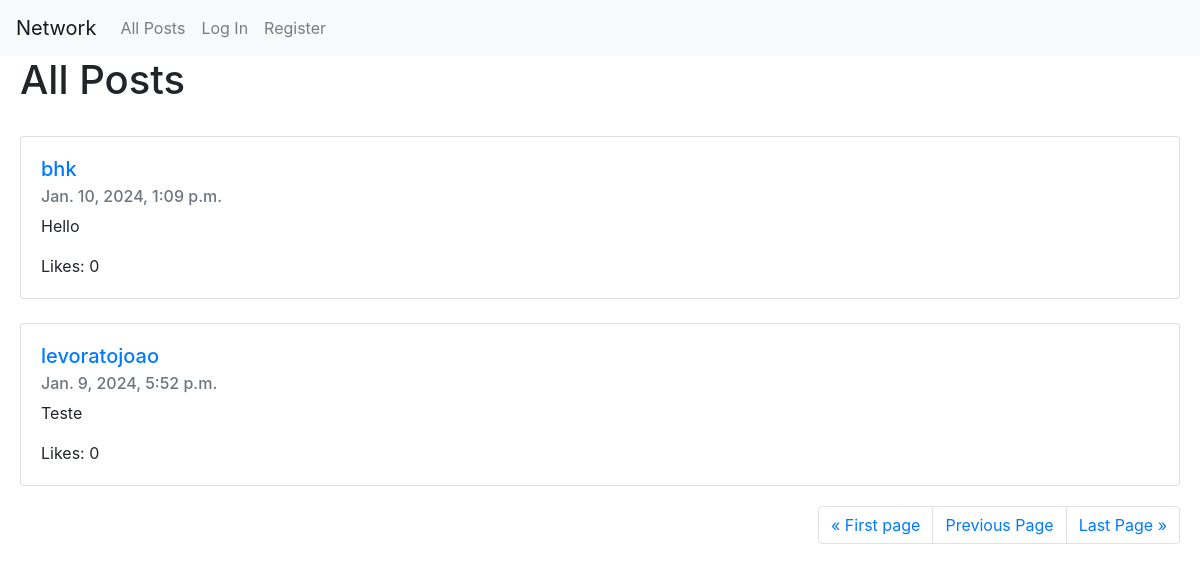
Screenshot of /?page=2 with the database file from the repository.
### network/models.py (models this page shows, shortened)
class Posts(models.Model):
    poster = models.ForeignKey(User, on_delete=models.CASCADE, blank=True, related_name="poster")
    content = models.TextField(max_length=500)
    creationDate = models.DateTimeField(auto_now_add=True, null=True, blank=True)
    likes = models.ManyToManyField(User, blank=True, null=True, related_name="likes")

class User(AbstractUser):
    pass

### network/views.py (the view)
# urls.py: path("", views.index, name="index"),
def index(request):
    posts = Posts.objects.order_by("-creationDate").all()
    paginator = Paginator(posts, 10)
    page_number = request.GET.get("page", 1)
    page_obj = paginator.get_page(page_number)
    return render(request, "network/index.html", {
        "posts": page_obj
    })

### network/templates/network/index.html (shortened to what this page needs)
{% extends 'network/layout.html' %}
{% block body %}
    <h1 style="margin-left: 20px;">All Posts</h1>
    <div id="posts" style="margin-left: 20px; margin-right: 20px;">
        {% for post in posts %}
        <br>
        <div class="card">
            <div class="card-body">
                <a id="profile" href="{% url 'profile' post.poster.username %}" class="card-link"><h5 class="card-title">{{ post.poster }}</h5></a>
                <h6 class="card-subtitle mb-2 text-muted">{{ post.creationDate }}</h6>
                <p class="card-text">{{ post.content }}</p>
                <p class="card-text">Likes: {{ post.lokes|length }}</p>
            </div>
        </div>
        {% endfor %}
    </div>
    <div id="pag-div" style="margin-right: 20px; margin-top: 20px;">
        <nav aria-label="Page navigation example">
            <ul class="pagination justify-content-end">
                <li class="page-item"><a class="page-link" href="?page=1">&laquo; First page</a></li>
                {% if posts.has_previous %}
                    <li class="page-item"><a class="page-link" href="?page={{ posts.previous_page_number }}">Previous Page</a></li>
                {% endif %}
                <li class="page-item"><a class="page-link" href="?page={{ posts.paginator.num_pages }}">Last Page &raquo;</a></li>
            </ul>
        </nav>
    </div>
{% endblock %}

### network/static/network/styles.css (style rules this page uses)
#posts { margin-left: 20px; margin-right: 20px; }
#pag-div { margin-right: 20px; margin-top: 20px; }

### rows the page displays
Posts: poster "bhk", creationDate "Jan. 10, 2024, 1:09 p.m.", content "Hello", lokes|length "0"
Posts: poster "levoratojoao", creationDate "Jan. 9, 2024, 5:52 p.m.", content "Teste", lokes|length "0"
